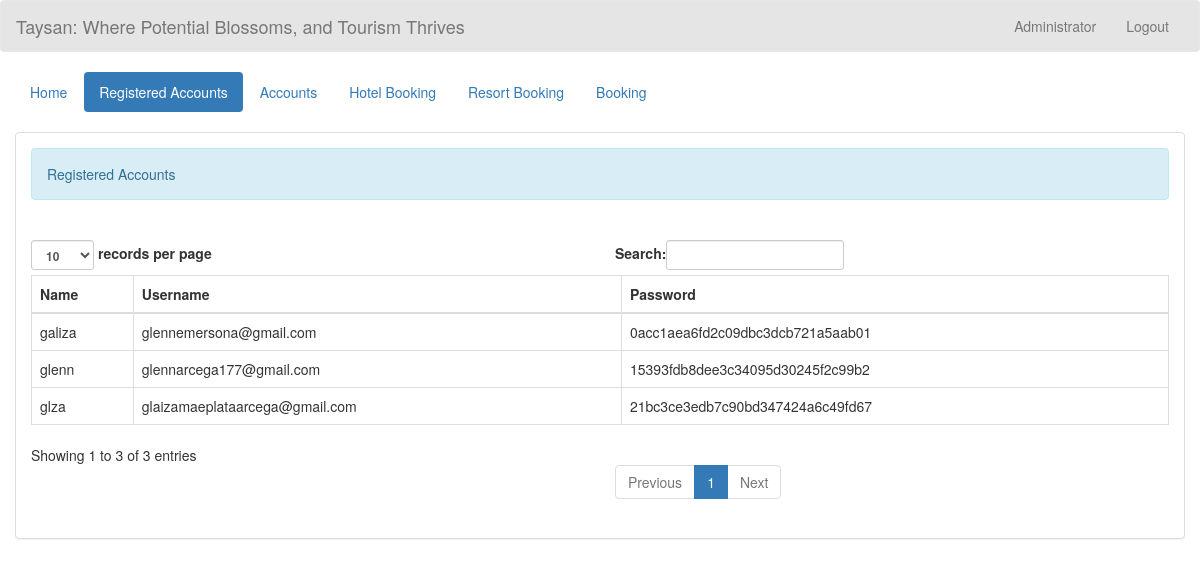
The app's page /admin/registered_user.php (signed in) with its own data.
### tables this page shows
CREATE TABLE `users` (
  `id` int(11) NOT NULL,
  `name` varchar(200) NOT NULL,
  `address` varchar(200) NOT NULL,
  `contactno` varchar(15) NOT NULL,
  `username` varchar(100) NOT NULL,
  `email` varchar(100) NOT NULL,
  `password` varchar(100) NOT NULL
);

### admin_query/name.php (called while the page is built)
<?php
	require '../connection/connect.php';
	$query = $conn->query("SELECT * FROM `admin` WHERE `admin_id` = '$_SESSION[admin_id]'") or die(mysqli_error());
	$fetch = $query->fetch_array();
	$name = $fetch['name'];
?>

### admin/registered_user.php (the view, shortened to what this page needs)
<!DOCTYPE html>
<?php
	require '../admin_query/name.php';
?>
<html lang = "en">
	<head>
		<link rel = "stylesheet" type = "text/css" href = "../css/bootstrap.css " />
		<link rel = "stylesheet" type = "text/css" href = "../css/style.css" />
	</head>
<body>
	<nav style = "background-color:rgba(0, 0, 0, 0.1);" class = "navbar navbar-default">
		<div  class = "container-fluid">
			<div class = "navbar-header">
			<a class = "navbar-brand" >Taysan: Where Potential Blossoms, and Tourism Thrives</a>
			</div>
			<ul class = "nav navbar-nav pull-right ">
				<li class = "dropdown">
					<a class="dropdown-toggle" data-toggle="dropdown" role="button" aria-haspopup="true" aria-expanded="false"></i> <?php echo $name;?></a>
				</li>
				<li><a href = "index.php">Logout</a></li>
			</ul>
		</div>
	</nav>
	<div class = "container-fluid">
		<ul class = "nav nav-pills">
			<li><a href = "home.php">Home</a></li>
            <li class = "active"><a href = "registered_user.php">Registered Accounts</a></li>
			<li class = ""><a href = "account.php">Accounts</a></li>
			<li ><a href = "reserve.php">Hotel Booking</a></li>
			<li><a href = "reserve_resort.php">Resort Booking</a></li>
			<li ><a href = "room.php">Booking</a></li>
		</ul>
	</div>
	<br />
	<div class = "container-fluid">
		<div class = "panel panel-default">
			<div class = "panel-body">
				<div class = "alert alert-info">Registered Accounts</div>
				<br />
				<table id = "table" class = "table table-bordered">
					<thead>
						<tr>
							<th>Name</th>
							<th>Username</th>
							<th>Password</th>
						</tr>
					</thead>
					<tbody>
						<?php
							$query = $conn->query("SELECT * FROM `users`") or die(mysqli_error());
							while($fetch = $query->fetch_array()){
						?>
						<tr>
							<td><?php echo $fetch['username']?></td>
							<td><?php echo $fetch['email']?></td>
							<td><?php echo md5($fetch['password'])?></td>
						</tr>
						<?php
							}
						?>
					</tbody>
				</table>
			</div>
		</div>
	</div>
</body>
</html>

### records on screen
users: username "glenn", email "glennarcega177@gmail.com", password "15393fdb8dee3c34095d30245f2c99b2"
users: username "galiza", email "glennemersona@gmail.com", password "0acc1aea6fd2c09dbc3dcb721a5aab01"
users: username "glza", email "glaizamaeplataarcega@gmail.com", password "21bc3ce3edb7c90bd347424a6c49fd67"

### other values on screen
$name "Administrator"
